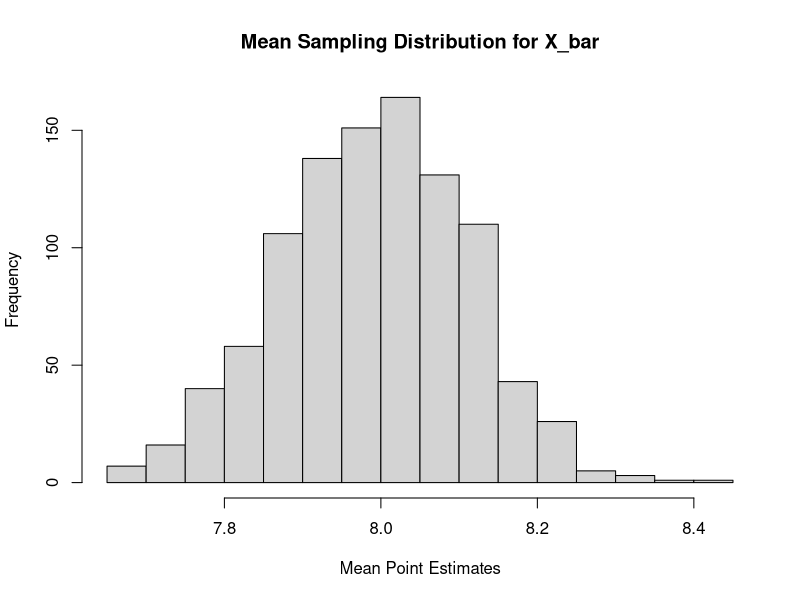

Recreate this plot in R.
# HW 6 - Due Monday Nov 6, 2017 in moodle and hardcopy in class. 
# Upload your R file to Moodle with name: HW6_490IDS_52.R
# Do Not remove any of the comments. These are marked by #

# Please ensure that no identifying information (other than your class ID) is on your paper copy

################################### Part 1: Simulation in R (15 pts) ##############################################

## We will use the simulation techniques (Monte Carlo) introduced in class to generate confidence intervals for our estimates of distribution mean


#(a). As we will generate random numbers please set the seed using your classID. This will help with reproducibility. (1 pts)
set.seed(52)

#(b)  For this simulation problem, we will sample data from the binomial distribution with parameters n and p. 
# First, we will estimate an individual experiment.

##(1) Generate m = 100 observations of test data, with n = 10 and p = 0.8 and name it test_sample. (1 pts)
test_sample = rbinom(100, 10, 0.8)
#### OutPut ####
# > test_sample
# [1]  9  5  9 10  6  8  7 10 10 10  7  7 10  5  7  8  9  8  7  7  8  8  9  9  8  6  9  9  6  7  9  8
# [33]  7  6  5 10  9  8  8  6  8  9  6  7  7  7 10  9  7  9  8  7  9  8  8  8  9  9  9  8  9  5  9  8
# [65]  8  9  7  6  8  5  7  9  8  7  9  9  7  7  8  8  6  6  7  7  8  8  8  5  9  9  5  7  8 10  8  9
# [97]  8  8  9  4

##(2) What is your estimate mean X_bar? (1 pts)
X_bar = mean(test_sample)
#### OutPut ####
# > X_bar
# [1] 7.78

##(3) What is the confidence interval for X_bar? (Recall HW4 Q5) (1 pts) ******
SE = sd(test_sample)
# > SE
# [1] 1.382283
confidence_interval = c(X_bar - SE, X_bar + SE)
# > confidence_interval
# [1] 6.397717 9.162283
# Ans: Confidence Interval = [mean +- SE(which equals SD)] = [7.78 +- 1.382283] = [6.397717, 9.162283]

#(c) Now use the simulation to estimate the distribution of X_bar and create confidence intervals for it using that distribution.
##(1) Form a set of X_bar by repeating B = 1000 times the individual experiment. You may want to create a matrix to save those values.(1 pts)
L = list()
for(index in 1:1000){
  L[[index]] = rbinom(100, 10, 0.8)
}

##(2) Get a estimate for mean X_bar for each experiment in (c)(1) and save it to a vector X_bar_estimate(length B vector).(1 pts)
X_bar_estimate = sapply(L, mean)

##(3) Now use X_bar_estimate to create a sampling distribution for X_bar, using the hist function to show the distribution.(Recall HW5 graphing techniques)
## Does the distribution look normal? (2 pts)
hist(X_bar_estimate, main = "Mean Sampling Distribution for X_bar", xlab = "Mean Point Estimates")
# Yes, it looks bell shaped, symmetric like a normal distribution.

##(4) Now as we have a simulated sampling distribution of X_bar, we could calculate the standard error using the X_bar_estimate. 
## What is your 95% confidence interval?(2 pts)

SE = sd(X_bar_estimate)
# > SE
# [1] 0.1199445
confidence_interval = c(X_bar - 1.96 * SE, X_bar + 1.96 * SE)
# > confidence_interval
# [1] 7.544909 8.015091
## Ans: 95% Confidence Interval = [mean +- SE(which equals SD)] = [7.78 +- 0.1199445] = [7.544909, 8.015091]



#(d) We made some decisions when we used the simulation above that we can now question. 
# Repeat the above creation of a confidence interval in (c) for a range of settings values
# (we had our sample size fixed at 100) and a range of bootstrap values (we had B 
# fixed at 1000). Suppose the sample size varies (100, 200, 300, .... , 1000) and 
# B varies (1000, 2000, ... , 10000). You will likely find it useful to write
# functions to carry out these calculations. Your final output should be 
# upper and lower pairs for the confidence intervals produced using the bootstrap
# method for each value of sample size and B.

# generalize (c) into a function, and vary inputs of sample size and B as we did above. (2 pts)

MC_sample <- function(sample_size, B){
  
  #code here
  L = list()
  for(index in 1:B){
    L[[index]] = rbinom(sample_size, 10, 0.8)
  }
  X_bar_estimate = sapply(L, mean)
  SE = sd(X_bar_estimate)
  confidence_interval = c(X_bar - 1.96 * SE, X_bar + 1.96 * SE)
  return(confidence_interval)
}

#(e).Plot your CI limits to compare the effect of changing the sample size and 
# changing the number of simulation replications B (2 plots). What do you conclude? (3 pts)

################################### Part 2: Regular Expression(Regular Expression or R) (22 pts) ##############################################

#(a) Write down a general regular expression to match the following:(General Regular Expression)

##(1) Words/tokens only have 's' as start or end. For example, stats, specifies, start, ends etc.(1 pts)

##(2) A string with the format <a>text</a>, <b>xxx</b> etc.(1 pts)

##(3) An email address that ends with .com, .edu, .net, .org, or .gov(1 pts)

#(b) Carry out the following exercises on the State of the Union Speeches dataset(available in moodle, stateoftheunion1790-2012.txt). (R)
# (Suggestion: check the .txt data before coding the solutions and also lapply could be really helpful)

##(1) Use readLines() to read in the speeches where the return value is: character vector with one element/character string per line in the file save as su_data (1 pts)

##(2) Use regular expressions and R to return the number of speeches in the dataset, and the number of presidents that gave speeches.(2 pts)

##(3) Use regular expressions to identify the date of the speech (save as su_date), extract the name of the speaker (save as su_speaker)
## extract the year (save as su_year) and the month of the date (save as su_month) (4 pts)

##(4) Merge the lines up into a list named su_speeches. Each element of the list is a character vector containing one speech. 
## The length of su_speeches should be the number of speeches in the data. Check: does the length of your list match your answer above? (3 pts)

##(5) Eliminate apostrophes, numbers, and the phrase: (Applause.) and make all the characters lowercase for each element in su_speeches. (3 pts)

##(6) Split the speeches in su_speeches by blanks, punctuations. Drop any empty words that resulted from this split. 
## Save the result to another list su_tokens.Each element in the su_tokens should be a vector of words in the speeches.(2 pts)

##(7) Based on su_tokens, create a list called su_frequency to calculate the token frequency for each token in each speech.(1 pts)

##(8) Carry out some exploratory analysis of the data and term frequencies. For example, find the number of sentences, extract the
## long words, and the political party. Plot and interpret the term frequencies. What are your observations? (3 pts)
